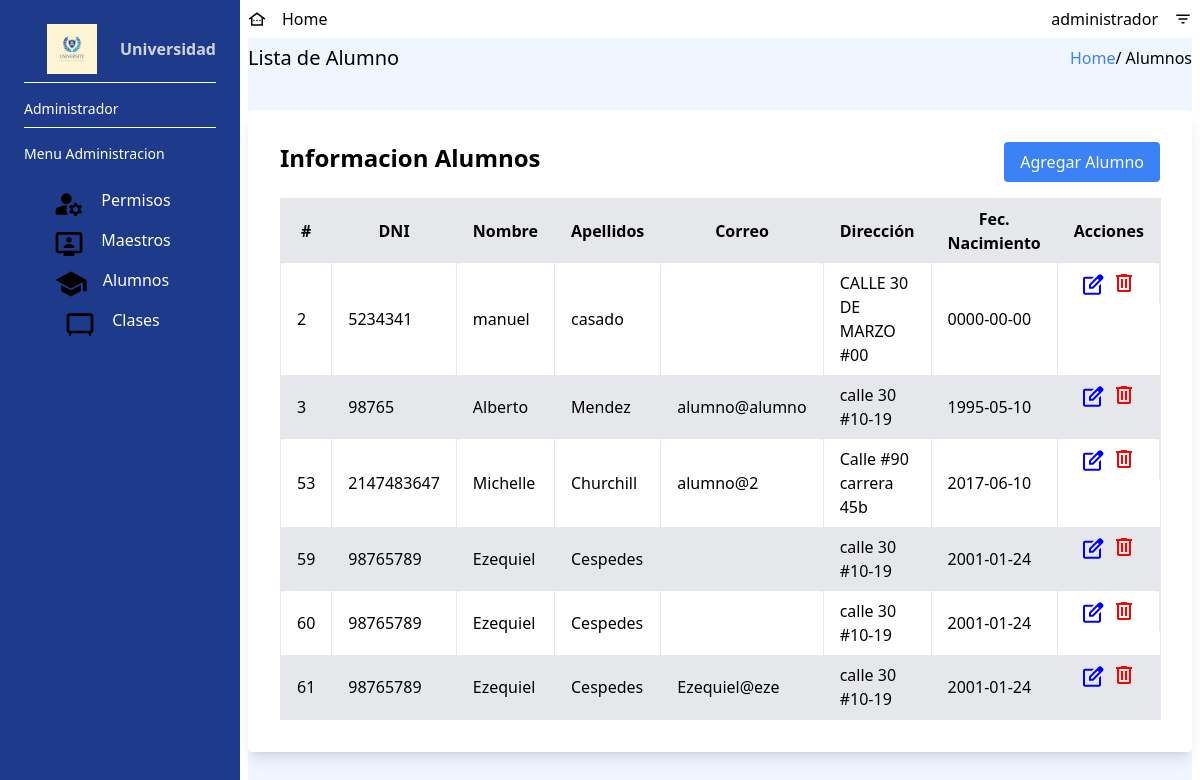
Page /src/admin/crud_alumno/admin_views_alum.php (signed in) on the committed database.
### tables this page shows
CREATE TABLE IF NOT EXISTS `usuarios` (
  `id_user` int NOT NULL AUTO_INCREMENT,
  `dni` int DEFAULT NULL,
  `nombre` varchar(100) DEFAULT NULL,
  `apellido` varchar(100) DEFAULT NULL,
  `fecha_nacimiento` date DEFAULT NULL,
  `direccion` varchar(100) DEFAULT NULL,
  `rol_id` int DEFAULT NULL,
  PRIMARY KEY (`id_user`),
  KEY `usuarios_FK` (`rol_id`)
);

### src/admin/crud_alumno/admin_views_alum.php (the view, shortened to what this page needs)
<!DOCTYPE html>
<html>
<head>
    <link rel="stylesheet" href="/dist//output.css">
</head>
<body>
    <div class="w-screen h-screen flex">
        <div class="flex h-full bg-blue-900 text-white w-60  py-6 flex-col justify-between">
            <div class="px-6">
                <div class="flex flex-row justify-center items-center width=50px pb-2">
                    <img src="../../assets/logo.jpg" alt="Logo" class="mx-auto max-w-full " width="50px" height="50px mb-">
                    <span class="block font-semibold text-gray-300">Universidad</span>
                </div>
                <div class="border-t border-white mb-2 pt-4 text-sm">Administrador</div>
                <div class="border-t border-white pt-4 text-sm ">Menu Administracion</div>
                <div class="mt-6 space-y-2">
                    <a href="../permisos_usuarios/admin_views_permisos.php" class=" flex flex-row justify-center  group">
                        <img src="../../assets/permisos.svg" alt="llave" height="32px" width="32px">
                        <p class="px-4"> Permisos </p>
                    </a>
                    <a href="../crud_maestro/admin_views_profe.php" class=" flex flex-row justify-center  group">
                        <img src="../../assets/profe.svg" alt="" height="32px" width="32px">
                        <p class=" px-4"> Maestros </p>
                    </a>
                    <a href="./admin_views_alum.php" class=" flex flex-row justify-center  group">
                        <img src="../../assets/alumno.svg" alt="" height="32px" width="32px">
                        <p class="px-4"> Alumnos </p>
                    </a>
                    <a href="../crud_clases/admin_views_clases.php" class=" flex flex-row justify-center group">
                        <img src="../../assets/clases.svg" alt="" height="32px" width="32px">
                        <p class="px-4"> Clases </p>
                    </a>
                </div>
            </div>
        </div>
        <div class="flex flex-col w-[calc(100%-15rem)] px-2">
            <nav class="flex h-10 w-full  flex-row justify-between items-center">
                <div class=" flex flex-row justify-items-stretch">
                    <a href="../admin_db.php" class="relative  flex flex-row items-center group">
                        <img src="../../assets/home.svg" alt="icono menu" width="18px" height="18px px-2">
                        <p class="px-4"> Home </p>
                    </a>
                </div>
                <div class=" flex flex-row justify-between items-center">
                    <button id="buttonToggle" class="relative flex justify-center items-center group">
                        <p class="px-4"> administrador </p>
                        <img src="../../assets/linias.svg" alt="icono flecha" width="18px" height="18px">
                    </button>
                </div>
            </nav>
            <section class=" h-screen bg-blue-50">
                <div class="flex  w-full flex-row justify- items-center ">
                    <div class="flex h-10 w-full  flex-row justify-between items-center">
                        <h1 class="text-xl"> Lista de Alumno</h1>
                        <div>
                            <a href="../admin_db.php" class=" text-blue-500">Home</a>/
                            <span>Alumnos</span>
                        </div>
                    </div>
                </div>
                <div class="max-w-full mx-auto p-8 bg-white rounded shadow-lg mt-8">
                    <div class="flex justify-between mb-4">
                        <h2 class="text-2xl font-semibold">Informacion Alumnos</h2>
                        <button class="bg-blue-500 text-white px-4 py-2 rounded hover:bg-blue-600 cursor-pointer" id="abrirModal">Agregar Alumno</button>
                    </div>
                    <table class="w-full border-collapse border mt-4">
                        <thead>
                            <tr class="bg-gray-200 ">
                                <th class="py-2 px-4 border-r">#</th>
                                <th class="py-2 px-4 border-r">DNI</th>
                                <th class="py-2 px-4 border-r">Nombre</th>
                                <th class="py-2 px-4 border-r">Apellidos</th>
                                <th class="py-2 px-4 border-r">Correo</th>
                                <th class="py-2 px-4 border-r">Dirección</th>
                                <th class="py-2 px-4 border-r">Fec. Nacimiento</th>
                                <th class="py-2 px-4 border-r">Acciones</th>
                            </tr>
                        </thead>
                        <tbody>
                            <?php
                            include('../../accions/connection.php');
                            $query  = "SELECT `id_user`,`dni`,`nombre`,`apellido`, `email`,`direccion`,`fecha_nacimiento` FROM usuarios LEFT Join login_user on id_user = id_users WHERE rol_id = 3;";
                            $result = $mysqli->query($query);
                            $style = 'bg-white';
                            while ($row = $result->fetch_assoc()) {
                                echo "<tr class='$style '>";
                                echo "<td class='py-2 px-4 border-r'>" . $row['id_user'] . "</td>";
                                echo "<td class='py-2 px-4 border-r'>" . $row['dni'] . "</td>";
                                echo "<td class='py-2 px-4 border-r'>" . $row['nombre'] . "</td>";
                                echo "<td class='py-2 px-4 border-r'>" . $row['apellido'] . "</td>";
                                echo "<td class='py-2 px-4 border-r'>" . $row['email'] . "</td>";
                                echo "<td class='py-2 px-4 border-r'>" . $row['direccion'] . "</td>";
                                echo "<td class='py-2 px-4 border-r'>" . $row['fecha_nacimiento'] . "</td>";
                                echo "<td class='py-2 px-4 border-r flex items-center justify-center'>";
                                echo "<button class='text-blue-500 hover:underline flex items-center justify-center' onclick='openUpdateModal(this)'><img src='../../assets/edit.svg' alt='edit'></button>";
                                echo " <form action='./delete_alumno.php' method='post' class='flex items-center justify-center'>  <input type='hidden' class='editId'' name='editId'> <button class='deleteBtn text-red-500 hover:underline ml-2' ><img src='../../assets/delete.svg' alt='delete'></button> </form> ";
                                echo "</td>";
                                echo "</tr>";
                                $style = ($style == 'bg-white') ? 'bg-gray-200' : 'bg-white';
                            }
                            ?>
                        </tbody>
                    </table>
                </div>
            </section>
        </div>
    </div>
</body>
</html>

### rows in the picture
usuarios: id_user "2", dni "5234341", nombre "manuel", apellido "casado", direccion "CALLE 30 DE MARZO #00", fecha_nacimiento "0000-00-00"
usuarios: id_user "59", dni "98765789", nombre "Ezequiel", apellido "Cespedes", direccion "calle 30 #10-19", fecha_nacimiento "2001-01-24"
usuarios: id_user "60", dni "98765789", nombre "Ezequiel", apellido "Cespedes", direccion "calle 30 #10-19", fecha_nacimiento "2001-01-24"

### other values in the picture
$row['id_user'] "3"
$row['dni'] "98765"
$row['nombre'] "Alberto"
$row['apellido'] "Mendez"
$row['email'] "alumno@alumno"
$row['direccion'] "calle 30 #10-19"
$row['fecha_nacimiento'] "1995-05-10"
$row['id_user'] "53"
$row['dni'] "2147483647"
$row['nombre'] "Michelle"
$row['apellido'] "Churchill"
$row['email'] "alumno@2"
$row['direccion'] "Calle #90 carrera 45b"
$row['fecha_nacimiento'] "2017-06-10"
$row['id_user'] "61"
